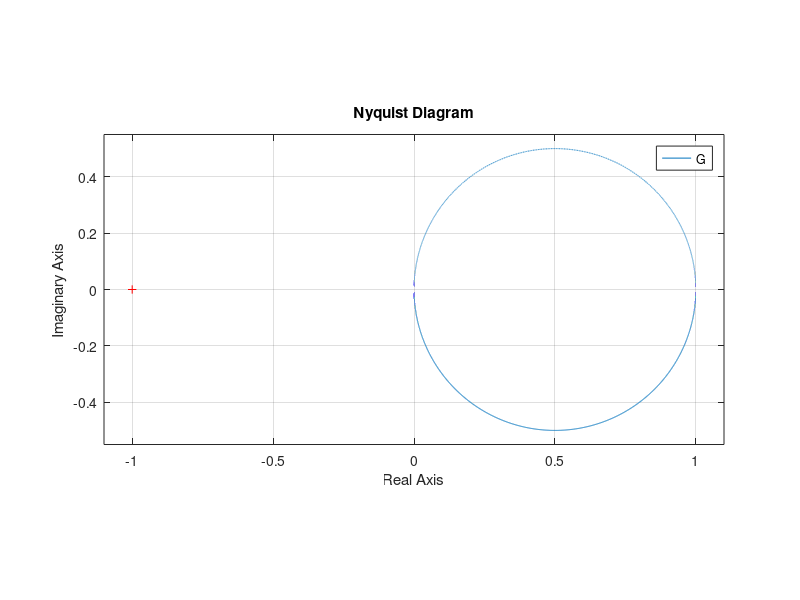

MATLAB code for this plot:
% using nyquist(43page)
s=tf('s');
G=1/(s+1);
omega = logspace(-2, 3, 10000);

[RE, IM]=nyquist(G, omega);
plot(squeeze(RE), squeeze(IM))

nyquist(G, omega)
axis equal